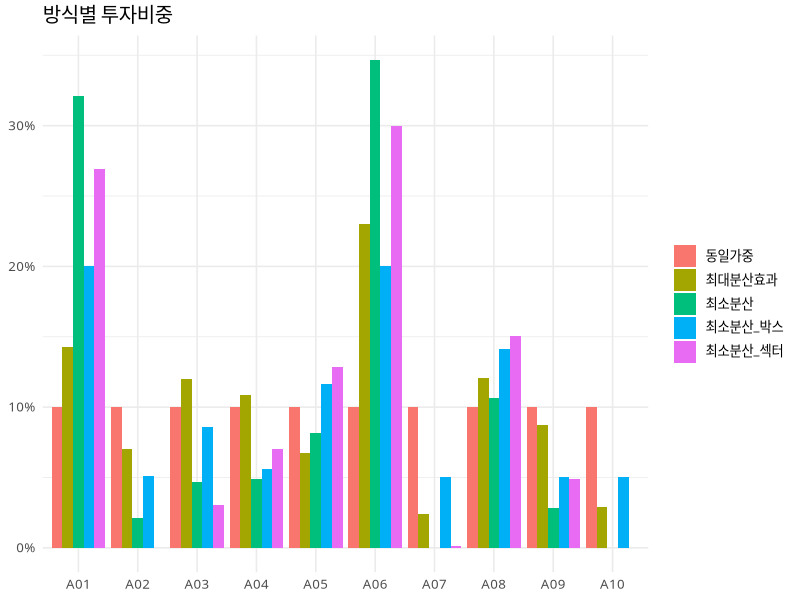
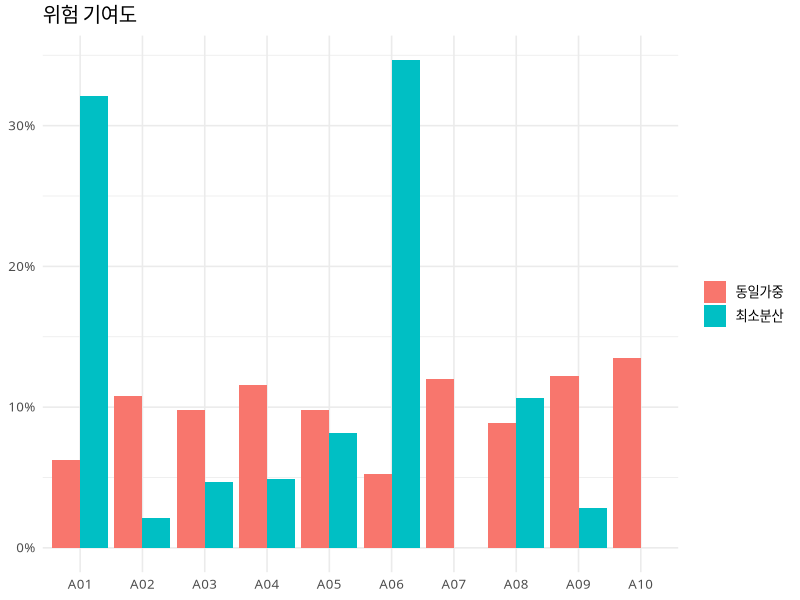
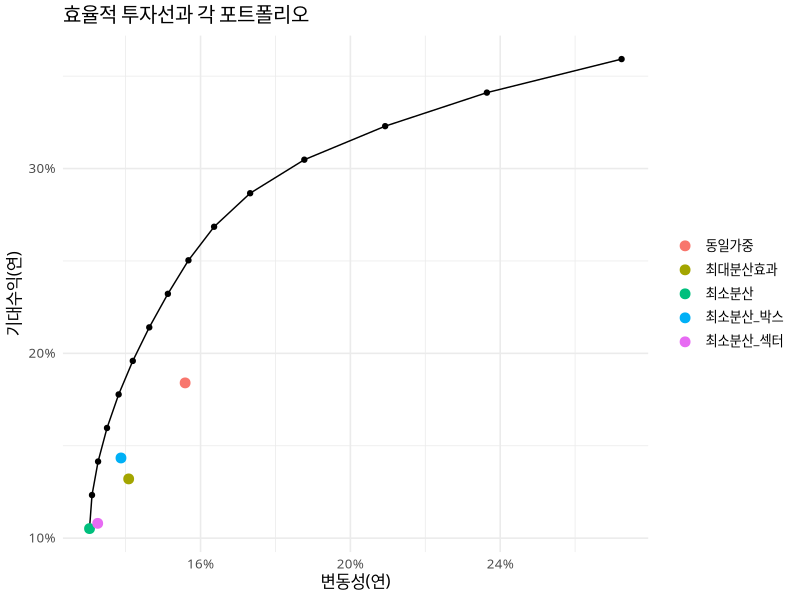

Here is the R script that generated these plots, in order:
# =====================================================================
# 포트폴리오 구성: 최소분산, 최대분산효과, 제약조건
# 가상 데이터 사용 (실제 데이터는 1번 섹션의 rets만 교체: 일자 x 자산 일간수익률)
# =====================================================================

pkgs <- c("quadprog", "dplyr", "tidyr", "ggplot2")
to_install <- pkgs[!pkgs %in% rownames(installed.packages())]
if (length(to_install) > 0) install.packages(to_install)

library(quadprog)
library(dplyr)
library(tidyr)
library(ggplot2)
FONT <- switch(Sys.info()[["sysname"]], Windows = "Malgun Gothic", Darwin = "AppleGothic", "NanumGothic")
theme_set(theme_minimal(base_family = FONT, base_size = 12))
set.seed(5)


# 1. 연습용 가상 데이터 ------------------------------------------------
n_asset <- 10
N       <- 756                                   # 약 3년치 거래일
asset   <- sprintf("A%02d", 1:n_asset)
sector  <- c(rep("IT", 3), rep("금융", 2), rep("소재", 2), rep("헬스케어", 3))
names(sector) <- asset

mkt_f  <- rnorm(N, 0.0003, 0.009)                # 시장 공통 요인
sec_f  <- sapply(unique(sector), function(s) rnorm(N, 0, 0.006))   # 섹터 요인
beta   <- runif(n_asset, 0.5, 1.4)
idio   <- runif(n_asset, 0.008, 0.02)

rets <- sapply(seq_len(n_asset), function(i)
  beta[i] * mkt_f + sec_f[, sector[i]] + rnorm(N, 0.0002, idio[i]))
colnames(rets) <- asset

S  <- cov(rets) * 252                            # 연율화 공분산
mu <- colMeans(rets) * 252                       # 연율화 기대수익(표본평균)


# 2. 공통 도구 ---------------------------------------------------------
# 2-1. 공분산 축소(shrinkage): 표본 공분산은 자산이 많고 기간이 짧을수록 불안정
#      대각 성분만 남긴 행렬 쪽으로 lambda 비율만큼 당겨 안정화
shrink_cov <- function(S, lambda = 0.2) (1 - lambda) * S + lambda * diag(diag(S))

# 2-2. 포트폴리오 지표
port_stats <- function(w, Sigma, mu = NULL) {
  vol <- sqrt(drop(t(w) %*% Sigma %*% w))
  c(vol = vol,
    ret = if (is.null(mu)) NA_real_ else sum(w * mu),
    DR  = sum(w * sqrt(diag(Sigma))) / vol)        # 분산효과비율(DR)
}

# 2-3. 위험 기여도: 각 자산이 포트폴리오 변동성에 기여하는 비율 (합 = 1)
risk_contrib <- function(w, Sigma) {
  m <- drop(Sigma %*% w)
  w * m / drop(t(w) %*% Sigma %*% w)
}


# 3. 최소분산 포트폴리오 ----------------------------------------------
# solve.QP는 다음 형태를 푼다:  min  1/2 w'Dw - d'w   s.t.  A'w >= b  (앞 meq개는 등식)
# 최소분산: D = 2*Sigma, d = 0
# 제약: (1) 합 = 1  (2) w >= lower  (3) w <= upper  (4) 섹터 합 <= cap (선택) (5) 목표수익 (선택)
min_var <- function(Sigma, lower = 0, upper = 1,
                    groups = NULL, group_cap = NULL,
                    mu = NULL, target = NULL) {
  n     <- ncol(Sigma)
  lower <- rep_len(lower, n)
  upper <- rep_len(upper, n)
  
  A <- cbind(rep(1, n), diag(n), -diag(n))        # 열 하나가 제약 하나
  b <- c(1, lower, -upper)
  
  if (!is.null(groups) && !is.null(group_cap)) {
    for (g in names(group_cap)) {
      ind <- as.numeric(groups == g)
      A <- cbind(A, -ind)                          # -sum(w_g) >= -cap
      b <- c(b, -group_cap[[g]])
    }
  }
  if (!is.null(target)) {
    A <- cbind(A, mu)                              # mu'w >= target
    b <- c(b, target)
  }
  
  D   <- 2 * Sigma + diag(1e-8, n)                 # 양의 정부호 보장용 미세 보정
  sol <- solve.QP(Dmat = D, dvec = rep(0, n), Amat = A, bvec = b, meq = 1)
  w   <- sol$solution
  names(w) <- colnames(Sigma)
  w
}

w_eq <- setNames(rep(1 / n_asset, n_asset), asset)           # 비교 기준: 동일가중
w_mv <- min_var(S)                                           # 롱온리 최소분산
round(w_mv, 3)
stopifnot(abs(sum(w_mv) - 1) < 1e-8, all(w_mv > -1e-8))


# 4. 제약조건 추가 -----------------------------------------------------
# 4-1. 자산별 비중 5% ~ 20%
w_mv_box <- min_var(S, lower = 0.05, upper = 0.20)

# 4-2. 자산별로 다른 상하한 (예: A01은 최대 5%, A10은 최소 10%)
lo <- rep(0, n_asset); up <- rep(0.25, n_asset)
up[1]  <- 0.05
lo[10] <- 0.10
w_mv_ind <- min_var(S, lower = lo, upper = up)

# 4-3. 섹터 한도: IT 30% 이하, 금융 25% 이하
w_mv_sec <- min_var(S, lower = 0, upper = 0.30,
                    groups = sector,
                    group_cap = list(IT = 0.30, 금융 = 0.25))
tapply(w_mv_sec, sector, sum)


# 5. 최대분산효과 포트폴리오 ------------------------------------------
# 분산효과비율 DR(w) = (w'σ) / sqrt(w'Σw), σ = 자산별 변동성
# y_i = w_i*σ_i / (w'σ) 로 바꾸면 DR = 1 / sqrt(y' C y)  (C = 상관행렬)
# => DR 최대화 = 상관행렬 기준 최소분산(합 = 1, y >= 0), 이후 w ∝ y / σ
max_div <- function(Sigma) {
  n   <- ncol(Sigma)
  sig <- sqrt(diag(Sigma))
  C   <- cov2cor(Sigma)
  
  A <- cbind(rep(1, n), diag(n))
  b <- c(1, rep(0, n))
  y <- solve.QP(2 * C + diag(1e-8, n), rep(0, n), A, b, meq = 1)$solution
  
  w <- y / sig
  w <- w / sum(w)
  names(w) <- colnames(Sigma)
  w
}
w_md <- max_div(S)
round(w_md, 3)

# 검산: 무작위 롱온리 포트폴리오 2,000개보다 DR이 높아야 함
rand_w  <- replicate(2000, { x <- rexp(n_asset); x / sum(x) })
rand_dr <- apply(rand_w, 2, function(w) port_stats(w, S)["DR"])
stopifnot(port_stats(w_md, S)["DR"] >= max(rand_dr) - 1e-6)


# 6. 방식별 비교 -------------------------------------------------------
cands <- list(
  동일가중       = w_eq,
  최소분산       = w_mv,
  최소분산_박스  = w_mv_box,
  최소분산_섹터  = w_mv_sec,
  최대분산효과   = w_md
)

cmp <- bind_rows(lapply(names(cands), function(nm) {
  s <- port_stats(cands[[nm]], S, mu)
  tibble(portfolio = nm, vol = s["vol"], ret = s["ret"], DR = s["DR"],
         max_w = max(cands[[nm]]),
         n_active = sum(cands[[nm]] > 0.01))
}))
cmp

# 비중 막대 비교
bind_rows(lapply(names(cands), function(nm)
  tibble(portfolio = nm, asset = names(cands[[nm]]), w = cands[[nm]]))) |>
  ggplot(aes(asset, w, fill = portfolio)) +
  geom_col(position = "dodge") +
  scale_y_continuous(labels = scales::percent) +
  labs(title = "방식별 투자비중", x = NULL, y = NULL, fill = NULL)

# 위험 기여도: 동일가중 vs 최소분산
tibble(asset = asset,
       동일가중 = risk_contrib(w_eq, S),
       최소분산 = risk_contrib(w_mv, S)) |>
  pivot_longer(-asset, names_to = "portfolio", values_to = "rc") |>
  ggplot(aes(asset, rc, fill = portfolio)) +
  geom_col(position = "dodge") +
  scale_y_continuous(labels = scales::percent) +
  labs(title = "위험 기여도", x = NULL, y = NULL, fill = NULL)


# 7. 효율적 투자선 (롱온리) --------------------------------------------
r_lo <- sum(w_mv * mu)
targets <- seq(r_lo, max(mu) * 0.98, length.out = 15)

frontier <- bind_rows(lapply(targets, function(tg) {
  w <- tryCatch(min_var(S, mu = mu, target = tg), error = function(e) NULL)
  if (is.null(w)) return(NULL)
  tibble(target = tg, vol = port_stats(w, S)["vol"], ret = sum(w * mu))
}))

ggplot(frontier, aes(vol, ret)) +
  geom_line() + geom_point() +
  geom_point(data = cmp, aes(vol, ret, color = portfolio), size = 3) +
  scale_x_continuous(labels = scales::percent) +
  scale_y_continuous(labels = scales::percent) +
  labs(title = "효율적 투자선과 각 포트폴리오", x = "변동성(연)", y = "기대수익(연)", color = NULL)

# 주의: 기대수익(mu)을 표본평균으로 쓰면 매우 불안정함.
#       최소분산/최대분산효과가 수익률 추정이 필요 없다는 점이 실무에서 선호되는 이유


dir.create("data", showWarnings = FALSE)
saveRDS(cands, "data/optimized_weights.rds")


# =====================================================================

# 롤링 백테스트로 동일가중과 최소분산(자산별 최대 30%)의 '표본 외' 변동성 비교
#  - 252일 데이터로 공분산 추정(shrinkage 0.2)
#  - 21거래일마다 리밸런싱, 다음 21일 동안 그 비중으로 보유(일일 고정비중 근사)
#  - 거래비용은 무시
# =====================================================================

est_win <- 252
step    <- 21
rebal   <- seq(est_win, N - step, by = step)

r_eq <- c(); r_mv <- c()
for (i in rebal) {
  est  <- rets[(i - est_win + 1):i, ]
  S_i  <- shrink_cov(cov(est) * 252, lambda = 0.2)
  w_i  <- min_var(S_i, lower = 0, upper = 0.30)
  
  idx  <- (i + 1):(i + step)
  r_eq <- c(r_eq, rets[idx, ] %*% rep(1 / n_asset, n_asset))
  r_mv <- c(r_mv, rets[idx, ] %*% w_i)
}
stopifnot(length(r_eq) == length(r_mv))

bt <- tibble(
  portfolio = c("동일가중", "최소분산(30%캡)"),
  ann_vol   = c(sd(r_eq), sd(r_mv)) * sqrt(252),
  ann_ret   = c(mean(r_eq), mean(r_mv)) * 252
) |>
  mutate(ret_per_vol = ann_ret / ann_vol)
bt
# 최소분산이 동일가중보다 표본 외 변동성이 낮은지(보통은 낮음) 확인

# 8. 위험균형(리스크 패리티)과 위험예산 ---------------------------------
# 8-1. 60/40 직관: 자금은 60/40이어도 위험은 거의 주식이 차지
S_6040 <- matrix(c(0.18^2,           0.1 * 0.18 * 0.06,
                   0.1 * 0.18 * 0.06, 0.06^2), 2, 2,
                 dimnames = list(c("주식", "채권"), c("주식", "채권")))
w_6040 <- c(주식 = 0.6, 채권 = 0.4)
round(risk_contrib(w_6040, S_6040), 3)             # 주식 0.935, 채권 0.065

# 8-2. 목표 위험예산(budget)에 맞는 비중 찾기
#      budget = 각 자산이 맡을 위험 비중 (기본: 모두 동일 = 위험균형)
#      softmax로 비중을 만들어 롱온리, 합 = 1을 자동으로 만족시킨다
risk_budget <- function(Sigma, budget = NULL) {
  n <- ncol(Sigma)
  if (is.null(budget)) budget <- rep(1 / n, n)
  stopifnot(abs(sum(budget) - 1) < 1e-9)
  
  to_w <- function(x) { w <- exp(x - max(x)); w / sum(w) }
  obj  <- function(x) sum((risk_contrib(to_w(x), Sigma) - budget)^2) * 1e4
  
  x0  <- -log(sqrt(diag(Sigma)))                    # 역변동성에서 출발
  fit <- optim(x0, obj, method = "BFGS", control = list(reltol = 1e-14, maxit = 5000))
  w <- to_w(fit$par); names(w) <- colnames(Sigma)
  w
}

w_rp <- risk_budget(S)
round(w_rp, 3)
round(risk_contrib(w_rp, S), 3)                     # 모두 약 0.1이어야 함
stopifnot(max(abs(risk_contrib(w_rp, S) - 1 / n_asset)) < 5e-3)

# 8-3. 위험예산을 다르게: A01은 위험의 20%, 나머지는 균등
budget <- rep(0.8 / (n_asset - 1), n_asset); budget[1] <- 0.20
w_rb <- risk_budget(S, budget)
round(risk_contrib(w_rb, S), 3)

# 8-4. 비교표에 추가
for (nm in c("위험균형", "위험예산")) cands[[nm]] <- if (nm == "위험균형") w_rp else w_rb
bind_rows(lapply(names(cands), function(nm) {
  s <- port_stats(cands[[nm]], S, mu)
  tibble(portfolio = nm, vol = s["vol"], DR = s["DR"], max_w = max(cands[[nm]]),
         max_risk_share = max(risk_contrib(cands[[nm]], S)))
}))


# 9. 인덱스 추종 포트폴리오 --------------------------------------------
# 목표: 벤치마크(시총가중)를 적은 종목으로 최대한 비슷하게 따라가기
#       min (w - w_b)' Σ (w - w_b)   s.t.  sum(w) = 1, w >= 0, (선택) 종목 수 k개로 제한
caps <- exp(rnorm(n_asset, 0, 0.8))
w_b  <- setNames(caps / sum(caps), asset)           # 가상의 시총가중 벤치마크

tracking_portfolio <- function(Sigma, w_b, k = NULL) {
  n    <- length(w_b)
  keep <- if (is.null(k)) seq_len(n) else order(w_b, decreasing = TRUE)[1:k]
  m    <- length(keep)
  
  A <- cbind(rep(1, m), diag(m)); b <- c(1, rep(0, m))
  D <- 2 * Sigma[keep, keep] + diag(1e-10, m)
  d <- 2 * drop(Sigma[keep, ] %*% w_b)              # 1/2 w'Dw - d'w 형태로 맞춤
  
  sol <- solve.QP(D, d, A, b, meq = 1)$solution
  w <- setNames(rep(0, n), names(w_b)); w[keep] <- sol
  w
}

te_fn        <- function(w, w_b, Sigma) sqrt(drop(t(w - w_b) %*% Sigma %*% (w - w_b)))
active_share <- function(w, w_b) 0.5 * sum(abs(w - w_b))

w_t_all <- tracking_portfolio(S, w_b)               # 제한 없음 -> 벤치마크와 같아야 함
stopifnot(max(abs(w_t_all - w_b)) < 1e-4)

track_tbl <- bind_rows(lapply(c(10, 7, 5, 3), function(k) {
  w <- tracking_portfolio(S, w_b, k)
  tibble(n_hold = k, tracking_error = te_fn(w, w_b, S), active_share = active_share(w, w_b))
}))
track_tbl            # 종목 수를 줄일수록 추적오차가 커지는 정도를 확인
